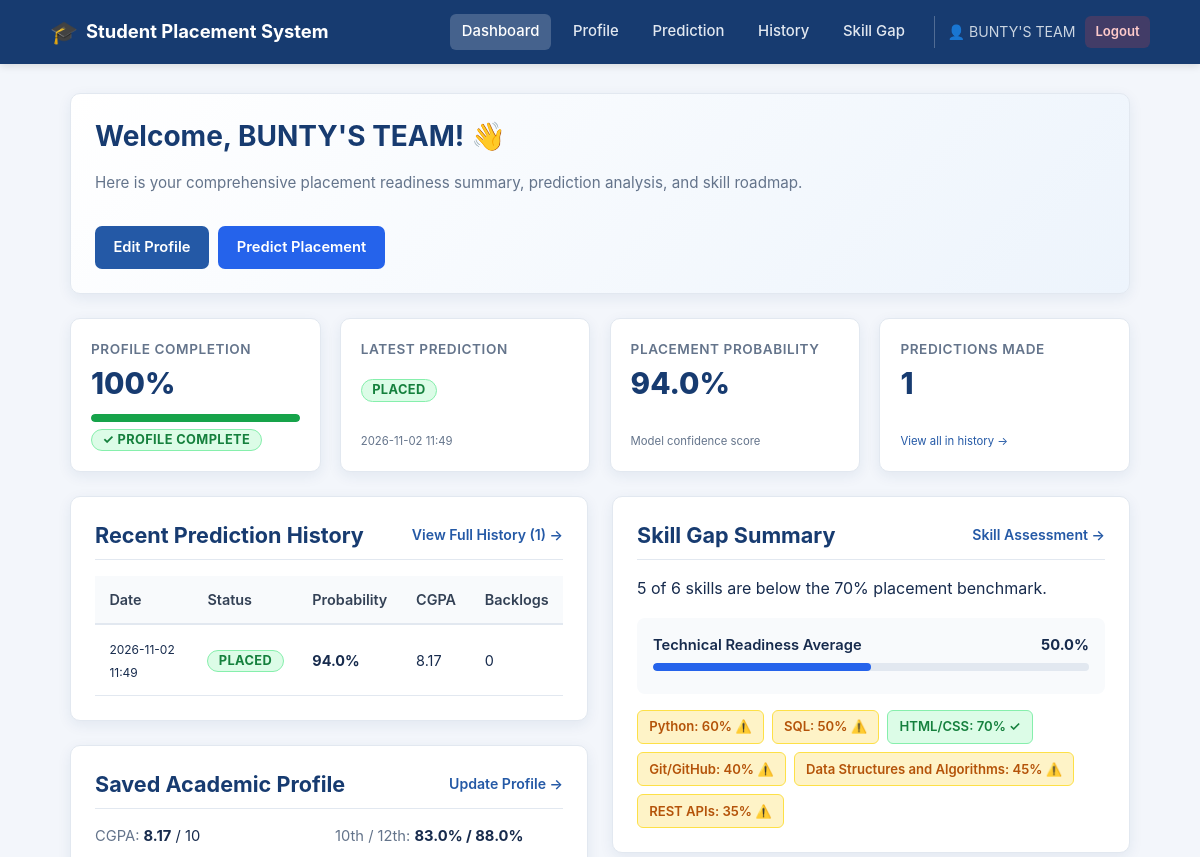
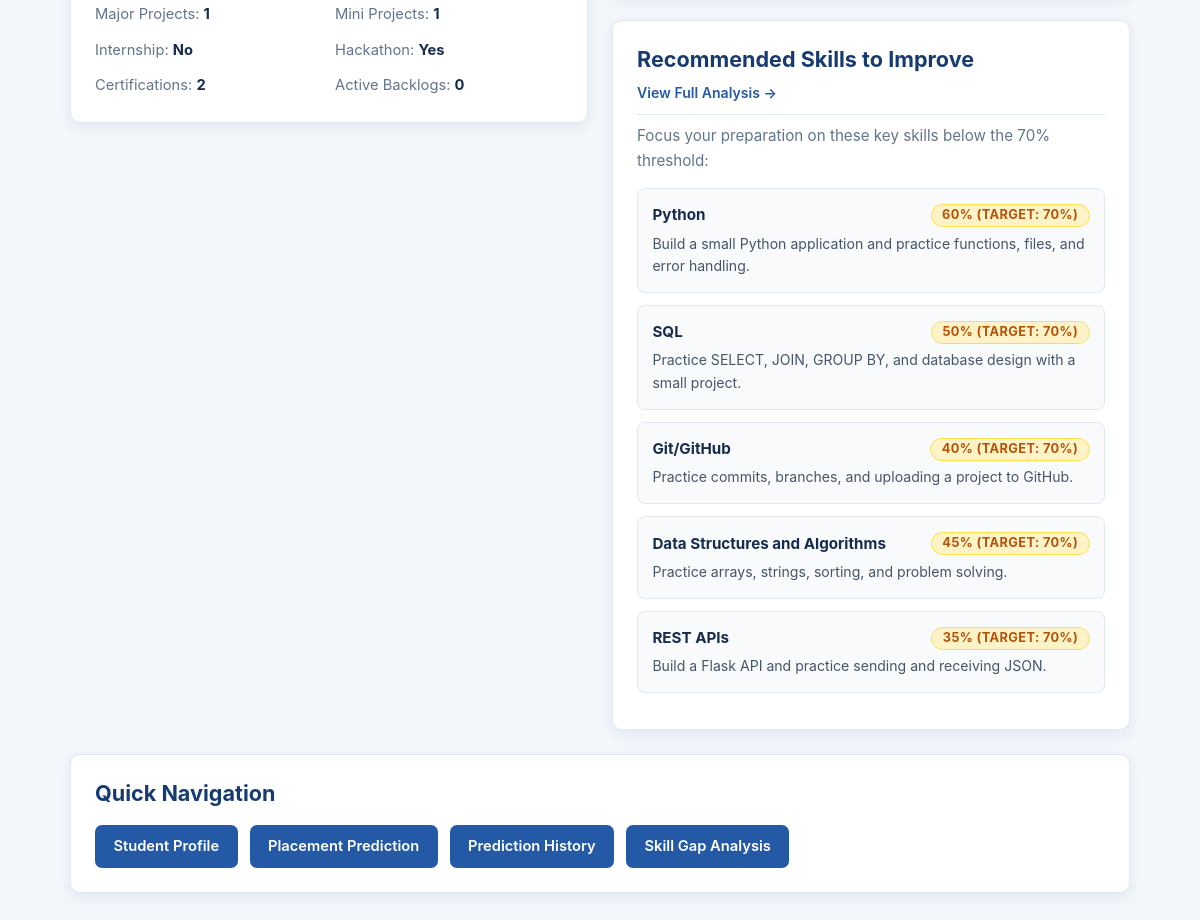
The page /dashboard (signed in) on the database its author committed (2 pictures, top to bottom).
### tables this page shows
CREATE TABLE users (
                id INTEGER PRIMARY KEY AUTOINCREMENT,
                name TEXT NOT NULL,
                email TEXT NOT NULL UNIQUE,
                password_hash TEXT NOT NULL
            );

CREATE TABLE prediction_history (
                id INTEGER PRIMARY KEY AUTOINCREMENT,
                user_id INTEGER NOT NULL,
                prediction_result TEXT NOT NULL,
                probability REAL NOT NULL,
                cgpa REAL,
                major_projects INTEGER,
                workshops_certifications INTEGER,
                mini_projects INTEGER,
                skills INTEGER,
                communication_skill_rating REAL,
                internship TEXT,
                hackathon TEXT,
                twelfth_percentage REAL,
                tenth_percentage REAL,
                backlogs INTEGER,
                created_at TEXT NOT NULL,
                FOREIGN KEY (user_id) REFERENCES users (id)
            );

CREATE TABLE student_profiles (
                user_id INTEGER PRIMARY KEY,
                cgpa REAL,
                internships INTEGER,
                projects INTEGER,
                certifications INTEGER,
                aptitude_score INTEGER,
                soft_skills_score INTEGER
            , major_projects INTEGER, workshops_certifications INTEGER, mini_projects INTEGER, skills INTEGER, communication_skill_rating REAL, internship TEXT, hackathon TEXT, twelfth_percentage REAL, tenth_percentage REAL, backlogs INTEGER);

### app.py (the view)
@app.route("/dashboard")
@login_required
def dashboard():
    user_id = session["user_id"]
    with get_db_connection() as connection:
        user_row = connection.execute(
            "SELECT name, email FROM users WHERE id = ?", (user_id,)
        ).fetchone()
        student_name = user_row["name"] if user_row else session.get("user_name", "Student")
        profile_row = connection.execute(
            "SELECT * FROM student_profiles WHERE user_id = ?", (user_id,)
        ).fetchone()
        profile_data = dict(profile_row) if profile_row else {}
        history_rows = connection.execute(
            """
            SELECT * FROM prediction_history
            WHERE user_id = ?
            ORDER BY id DESC
            """,
            (user_id,),
        ).fetchall()
        total_predictions = len(history_rows)
        latest_prediction = dict(history_rows[0]) if history_rows else None
        recent_history = [dict(r) for r in history_rows[:5]]
        skill_analysis = get_student_skill_analysis(connection, user_id)
    profile_completion = get_profile_completion(profile_data)
    return render_template(
        "dashboard.html",
        student_name=student_name,
        profile_data=profile_data,
        profile_completion=profile_completion,
        total_predictions=total_predictions,
        latest_prediction=latest_prediction,
        recent_history=recent_history,
        skill_analysis=skill_analysis,
    )

### app.py (called while the page is built, shortened)
@contextmanager
def get_db_connection():
    connection = sqlite3.connect(DATABASE)
    connection.row_factory = sqlite3.Row
    try:
        yield connection
        connection.commit()
    except Exception:
        connection.rollback()
        raise
    finally:
        connection.close()

def login_required(view_func):
    @wraps(view_func)
    def decorated_function(*args, **kwargs):
        if "user_id" not in session:
            flash("Please log in to access this page.")
            return redirect(f"/login?next={request.path}")
        return view_func(*args, **kwargs)
    return decorated_function

def get_profile_completion(profile_dict):
    missing = []
    filled = 0
    for key, label in PROFILE_FIELDS:
        val = profile_dict.get(key)
        if val is None or str(val).strip() == "":
            missing.append(label)
        else:
            filled += 1
    percent = round((filled / len(PROFILE_FIELDS)) * 100)
    return {
        "percent": percent,
        "is_complete": (filled == len(PROFILE_FIELDS)),
        "missing_fields": missing,
        "filled_count": filled,
        "total_count": len(PROFILE_FIELDS),
    }

### templates/dashboard.html (shortened to what this page needs)
<!doctype html>
<html lang="en">
  <head>
    <link rel="stylesheet" href="{{ url_for('static', filename='css/style.css') }}" />
  </head>
  <body>
    {% set active_page = 'dashboard' %}
    {% include 'navbar.html' %}
    <main class="container">
      <section class="card welcome-card">
        <div class="welcome-text">
          <h1>Welcome, {{ student_name }}! 👋</h1>
          <p class="subtitle">Here is your comprehensive placement readiness summary, prediction analysis, and skill roadmap.</p>
        </div>
        <div class="welcome-actions">
          <a href="/profile" class="button">Edit Profile</a>
          <a href="/prediction" class="button button-accent">Predict Placement</a>
        </div>
      </section>
      <div class="stats-grid">
        <div class="stat-card">
          <div class="stat-label">Profile Completion</div>
          <div class="stat-value">{{ profile_completion.percent }}%</div>
          <div class="progress-container">
            <div class="progress-bar" style="width: {{ profile_completion.percent }}%;"></div>
          </div>
          <div class="stat-footer">
            {% if profile_completion.is_complete %}
              <span class="badge badge-success">✓ Profile Complete</span>
            {% else %}
              <span class="badge badge-warning">{{ profile_completion.missing_fields|length }} missing</span>
            {% endif %}
          </div>
        </div>
        <div class="stat-card">
          <div class="stat-label">Latest Prediction</div>
          <div class="stat-value">
            {% if latest_prediction %}
              {% if latest_prediction.prediction_result == 'Placed' %}
                <span class="badge badge-success">Placed</span>
              {% else %}
                <span class="badge badge-danger">Not Placed</span>
              {% endif %}
            {% else %}
              <span class="text-muted">Not Tested</span>
            {% endif %}
          </div>
          <div class="stat-footer">
            {% if latest_prediction %}
              <small class="text-muted">{{ latest_prediction.created_at }}</small>
            {% else %}
              <small><a href="/prediction">Run first prediction →</a></small>
            {% endif %}
          </div>
        </div>
        <div class="stat-card">
          <div class="stat-label">Placement Probability</div>
          <div class="stat-value">
            {% if latest_prediction %}
              {{ latest_prediction.probability }}%
            {% else %}
              <span class="text-muted">—</span>
            {% endif %}
          </div>
          <div class="stat-footer">
            {% if latest_prediction %}
              <small class="text-muted">Model confidence score</small>
            {% else %}
              <small class="text-muted">Awaiting prediction</small>
            {% endif %}
          </div>
        </div>
        <div class="stat-card">
          <div class="stat-label">Predictions Made</div>
          <div class="stat-value">{{ total_predictions }}</div>
          <div class="stat-footer">
            {% if total_predictions > 0 %}
              <small><a href="/history">View all in history →</a></small>
            {% else %}
              <small class="text-muted">0 predictions recorded</small>
            {% endif %}
          </div>
        </div>
      </div>
      <div class="dashboard-grid">
        <div class="grid-col">
          <section class="card">
            <div class="card-header-flex">
              <h2>Recent Prediction History</h2>
              {% if total_predictions > 0 %}
                <a href="/history" class="link-action">View Full History ({{ total_predictions }}) →</a>
              {% endif %}
            </div>
            {% if recent_history %}
              <div class="table-responsive">
                <table class="data-table">
                  <thead>
                    <tr>
                      <th>Date</th>
                      <th>Status</th>
                      <th>Probability</th>
                      <th>CGPA</th>
                      <th>Backlogs</th>
                    </tr>
                  </thead>
                  <tbody>
                    {% for rec in recent_history %}
                      <tr>
                        <td><small>{{ rec.created_at }}</small></td>
                        <td>
                          {% if rec.prediction_result == 'Placed' %}
                            <span class="badge badge-success">Placed</span>
                          {% else %}
                            <span class="badge badge-danger">Not Placed</span>
                          {% endif %}
                        </td>
                        <td><strong>{{ rec.probability }}%</strong></td>
                        <td>{{ rec.cgpa if rec.cgpa is not none else '—' }}</td>
                        <td>{{ rec.backlogs if rec.backlogs is not none else '0' }}</td>
                      </tr>
                    {% endfor %}
                  </tbody>
                </table>
              </div>
            {% else %}
              <p class="text-muted">No predictions made yet. Click below to run a placement prediction based on your profile.</p>
              <a href="/prediction" class="button">Run Placement Prediction</a>
            {% endif %}
          </section>
          <section class="card">
            <div class="card-header-flex">
              <h2>Saved Academic Profile</h2>
              <a href="/profile" class="link-action">Update Profile →</a>
            </div>
            {% if profile_data and profile_data.get('cgpa') is not none %}
              <div class="profile-summary-grid">
                <div class="profile-item"><span class="label">CGPA:</span> <strong>{{ profile_data.get('cgpa', '—') }}</strong> / 10</div>
                <div class="profile-item"><span class="label">10th / 12th:</span> <strong>{{ profile_data.get('tenth_percentage', '—') }}% / {{ profile_data.get('twelfth_percentage', '—') }}%</strong></div>
                <div class="profile-item"><span class="label">Major Projects:</span> <strong>{{ profile_data.get('major_projects', '0') }}</strong></div>
                <div class="profile-item"><span class="label">Mini Projects:</span> <strong>{{ profile_data.get('mini_projects', '0') }}</strong></div>
                <div class="profile-item"><span class="label">Internship:</span> <strong>{{ profile_data.get('internship', 'No') }}</strong></div>
                <div class="profile-item"><span class="label">Hackathon:</span> <strong>{{ profile_data.get('hackathon', 'No') }}</strong></div>
                <div class="profile-item"><span class="label">Certifications:</span> <strong>{{ profile_data.get('workshops_certifications', '0') }}</strong></div>
                <div class="profile-item"><span class="label">Active Backlogs:</span> <strong>{{ profile_data.get('backlogs', '0') }}</strong></div>
              </div>
            {% else %}
              <p class="text-muted">You haven't saved your academic profile details yet.</p>
              <a href="/profile" class="button">Enter Profile Information</a>
            {% endif %}
          </section>
        </div>
        <div class="grid-col">
          <section class="card">
            <div class="card-header-flex">
              <h2>Skill Gap Summary</h2>
              <a href="/skill-gap" class="link-action">Skill Assessment →</a>
            </div>
            <p class="note">{{ skill_analysis.summary }}</p>
            <div class="skill-meter-box">
              <div class="skill-meter-header">
                <span>Technical Readiness Average</span>
                <strong>{{ skill_analysis.average_score }}%</strong>
              </div>
              <div class="progress-container">
                <div class="progress-bar progress-bar-blue" style="width: {{ skill_analysis.average_score }}%;"></div>
              </div>
            </div>
            <div class="skill-tags-cloud">
              {% for sk in skill_analysis.skills %}
                <span class="skill-tag {% if sk.is_weak %}skill-tag-weak{% else %}skill-tag-strong{% endif %}">
                  {{ sk.name }}: {{ sk.score }}%
                  {% if sk.is_weak %}⚠️{% else %}✓{% endif %}
                </span>
              {% endfor %}
            </div>
          </section>
          <section class="card">
            <div class="card-header-flex">
              <h2>Recommended Skills to Improve</h2>
              <a href="/skill-gap" class="link-action">View Full Analysis →</a>
            </div>
            {% if skill_analysis.weak_skills %}
              <p class="subtitle">Focus your preparation on these key skills below the 70% threshold:</p>
              <ul class="recommendation-list">
                {% for weak in skill_analysis.weak_skills %}
                  <li class="recommendation-item">
                    <div class="rec-title">
                      <strong>{{ weak.name }}</strong>
                      <span class="badge badge-warning">{{ weak.score }}% (Target: 70%)</span>
                    </div>
                    <p class="rec-desc">{{ weak.recommendation }}</p>
                  </li>
                {% endfor %}
              </ul>
            {% else %}
              <div class="alert alert-success">
                <strong>🎉 All skills meet or exceed benchmark!</strong>
                <p>Your technical skill scores are all above the 70% requirement.</p>
              </div>
            {% endif %}
          </section>
        </div>
      </div>
      <section class="card links-card">
        <h2>Quick Navigation</h2>
        <div class="quick-links">
          <a class="button" href="/profile">Student Profile</a>
          <a class="button" href="/prediction">Placement Prediction</a>
          <a class="button" href="/history">Prediction History</a>
          <a class="button" href="/skill-gap">Skill Gap Analysis</a>
        </div>
      </section>
    </main>
  </body>
</html>

### templates/navbar.html
<header class="app-header">
  <div class="header-container">
    <a href="{{ '/dashboard' if session.get('user_id') else '/' }}" class="brand-link">
      <span class="brand-icon">🎓</span>
      <span class="brand-text">Student Placement System</span>
    </a>
    <nav class="nav-menu">
      {% if session.get('user_id') %}
        <a href="/dashboard" class="nav-link {% if active_page == 'dashboard' %}active{% endif %}">Dashboard</a>
        <a href="/profile" class="nav-link {% if active_page == 'profile' %}active{% endif %}">Profile</a>
        <a href="/prediction" class="nav-link {% if active_page == 'prediction' %}active{% endif %}">Prediction</a>
        <a href="/history" class="nav-link {% if active_page == 'history' %}active{% endif %}">History</a>
        <a href="/skill-gap" class="nav-link {% if active_page == 'skill_gap' %}active{% endif %}">Skill Gap</a>
        <div class="nav-user-group">
          <span class="nav-user-name" title="{{ session.get('user_name') }}">👤 {{ session.get('user_name', 'Student') }}</span>
          <a href="/logout" class="nav-btn-logout">Logout</a>
        </div>
      {% else %}
        <a href="/" class="nav-link {% if active_page == 'home' %}active{% endif %}">Home</a>
        <a href="/login" class="nav-link {% if active_page == 'login' %}active{% endif %}">Log in</a>
        <a href="/register" class="nav-link nav-btn-primary {% if active_page == 'register' %}active{% endif %}">Register</a>
      {% endif %}
    </nav>
  </div>
</header>

### rows shown on the page
users: get "BUNTY'S TEAM", name "BUNTY'S TEAM"
prediction_history: created_at "2026-11-02 11:49", probability "94.0", prediction_result "PLACED", cgpa "8.17", backlogs "0"
student_profiles: get "8.17", get "83.0", get "88.0", get "No", get "Yes"

### other values the page prints
{{ profile_completion.percent }} "100"
{{ total_predictions }} "1"
{{ profile_data.get('major_projects', '0') }} "1"
{{ profile_data.get('mini_projects', '0') }} "1"
{{ profile_data.get('workshops_certifications', '0') }} "2"
{{ profile_data.get('backlogs', '0') }} "0"
{{ skill_analysis.summary }} "5 of 6 skills are below the 70% placement benchmark."
{{ skill_analysis.average_score }} "50.0"
{{ sk.name }} "Python" "SQL" "HTML/CSS" "Git/GitHub" "Data Structures and Algorithms" "REST APIs"
{{ sk.score }} "60" "50" "70" "40" "45" "35"
{{ weak.name }} "Python" "SQL" "Git/GitHub" "Data Structures and Algorithms" "REST APIs"
{{ weak.score }} "60" "50" "40" "45" "35"
{{ weak.recommendation }} "Build a small Python application and practice functions, files, and error handling." "Practice SELECT, JOIN, GROUP BY, and database design with a small project." "Practice commits, branches, and uploading a project to GitHub." "Practice arrays, strings, sorting, and problem solving." "Build a Flask API and practice sending and receiving JSON."
